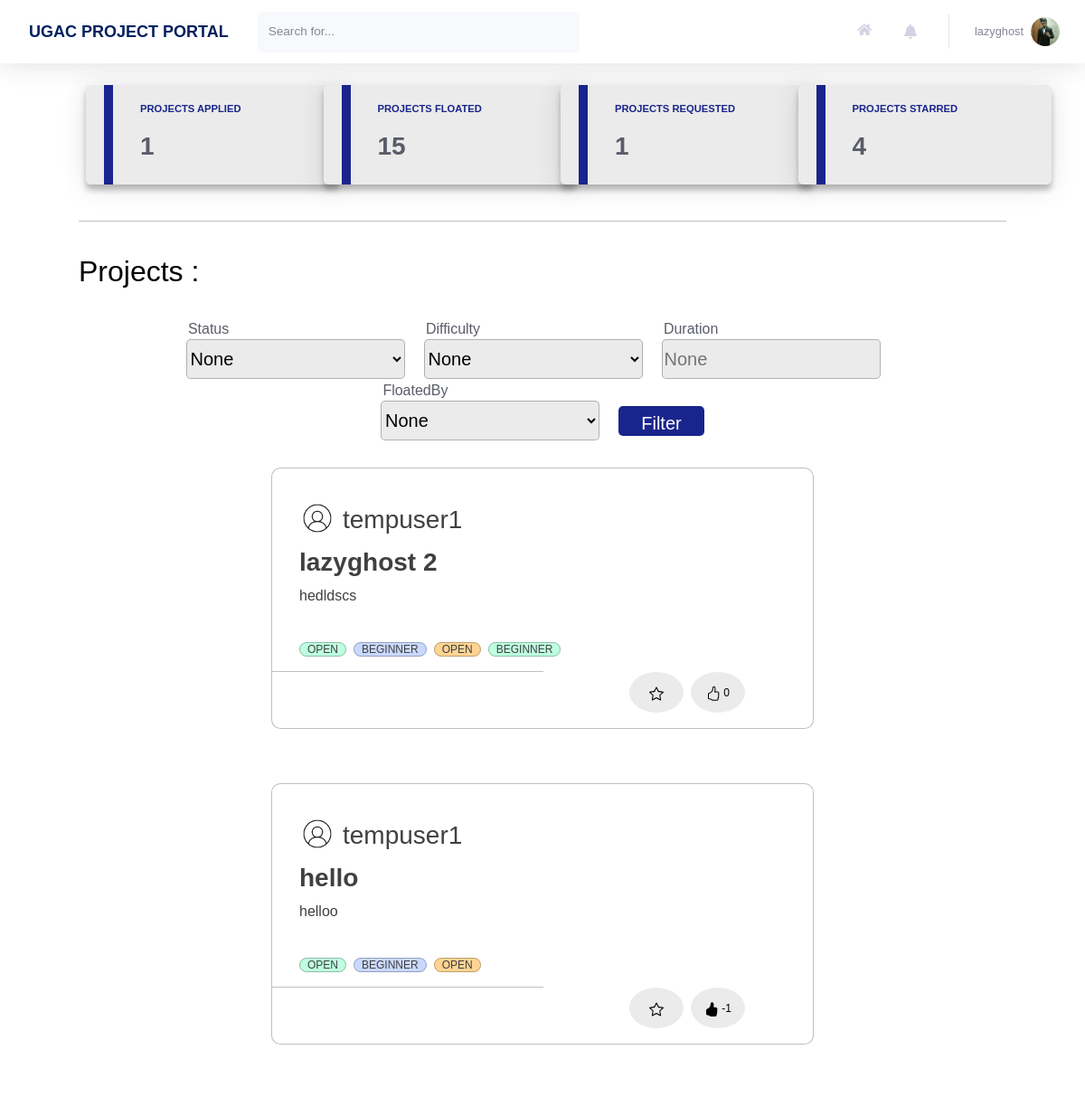
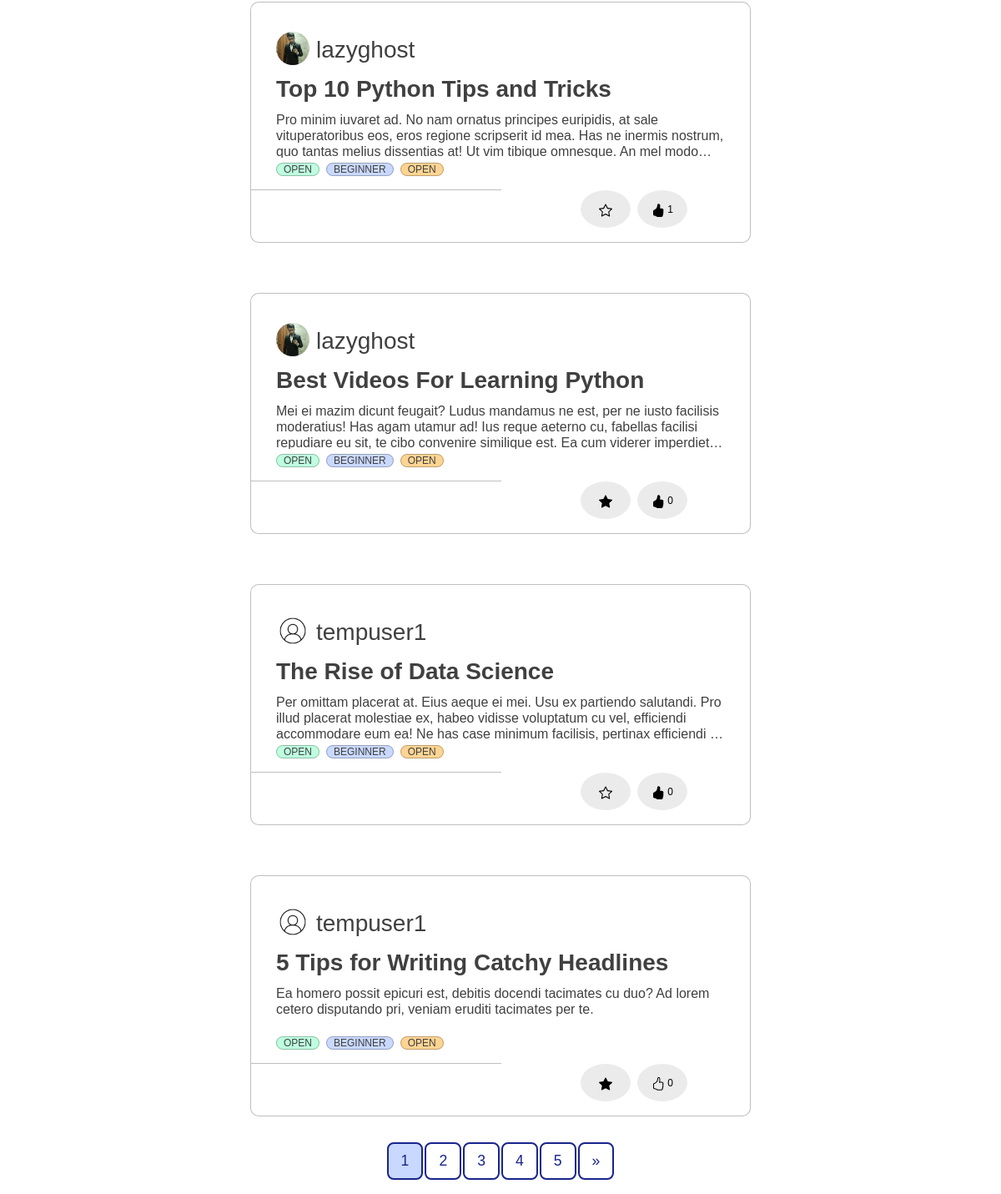
Before: / (signed in) with the older database file (2 pictures, top to bottom).
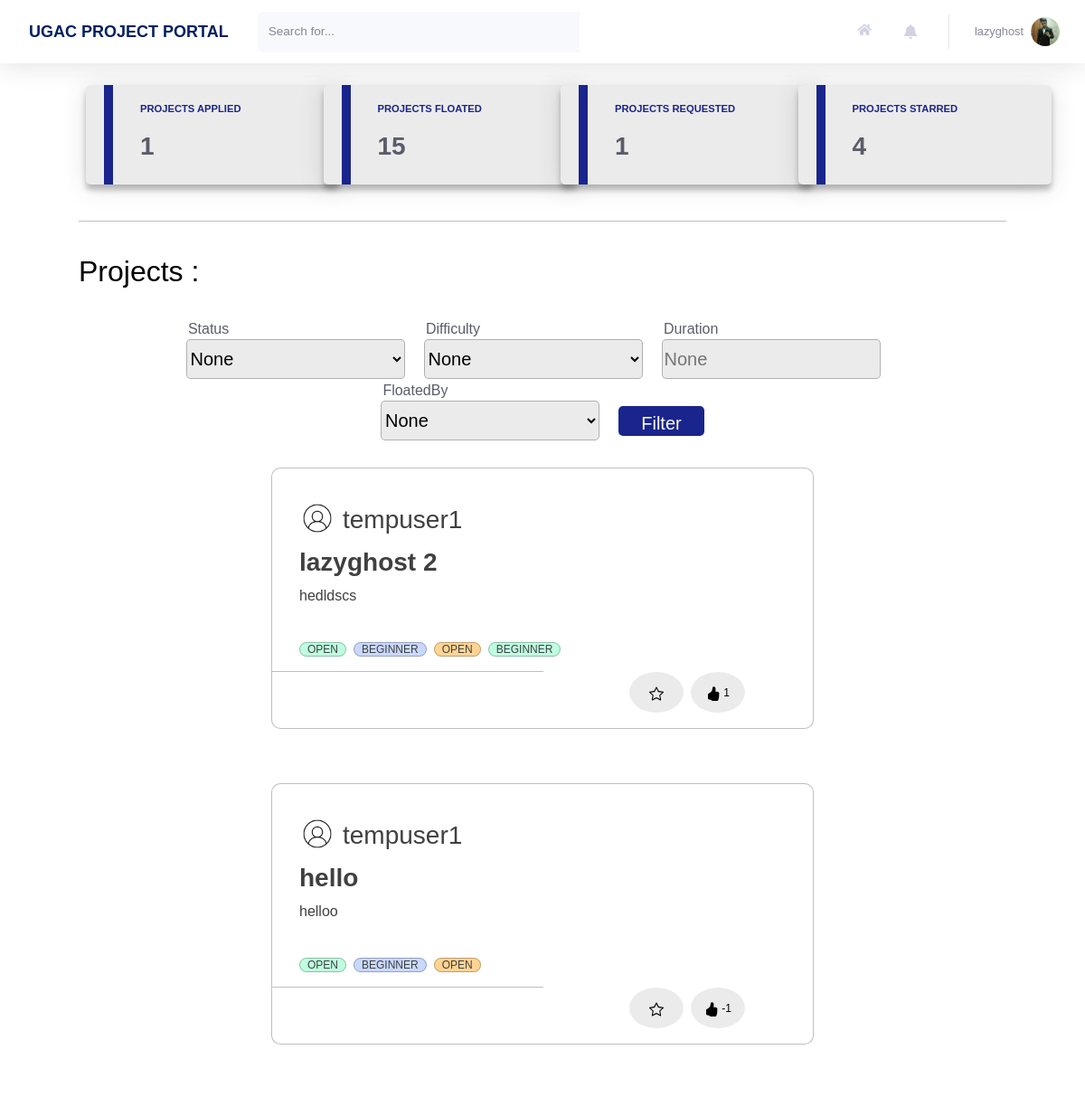
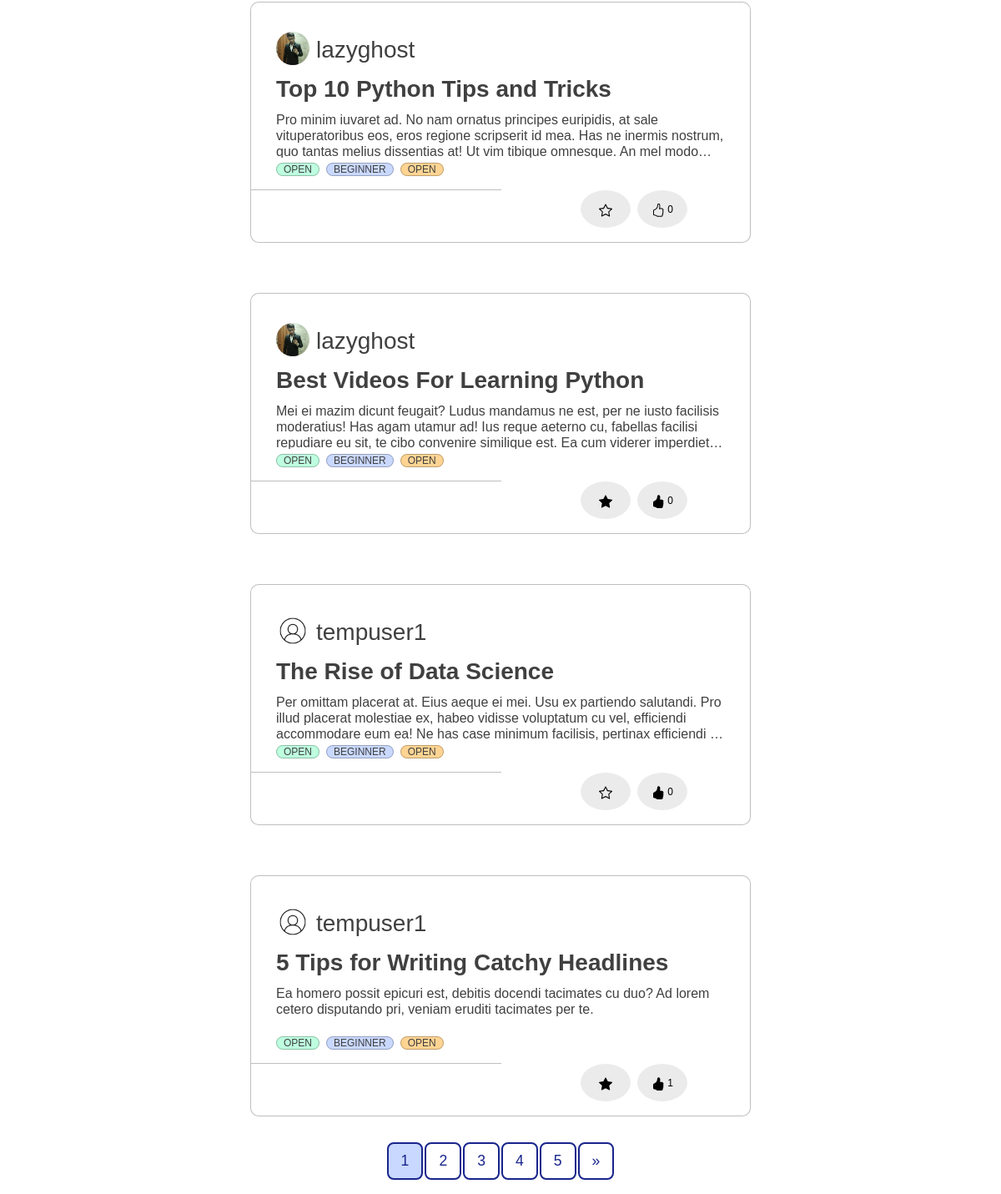
After: the same page with the newer database file (2 pictures, top to bottom).
### home/models.py (models this page shows, shortened)
class Project(models.Model):
    Title = models.CharField(max_length=30)
    Description = models.TextField()
    FloatedBy = models.ForeignKey(User, on_delete=models.CASCADE,related_name="FloatedBy")
    Mentors = models.ManyToManyField(User,related_name='Mentors')
    Status = models.CharField(max_length=10, choices=STATUS_CHOICES, default='Open')
    OpenedFor = models.CharField(max_length=300)
    Difficulty = models.CharField(max_length=15, choices=DIFFICULTY_CHOICES, default='Beginner')
    PreRequisite = models.TextField()
    Tags = models.ManyToManyField(Tag, related_name='Tags')
    Duration = models.CharField(max_length=30)
    DatePosted = models.DateTimeField(default = timezone.now)
    SelectionCriteria = models.TextField()
    MailNotification = models.CharField(max_length=5, choices=NOTIFICATION_CHOICES,default='On')
    ApplyRequest = models.ManyToManyField(User, related_name='ApplyRequest', blank = True)
    AlreadyApplied = models.ManyToManyField(User, related_name='AlreadyApplied', blank = True)
    Likes = models.IntegerField(default=0)

### users/models.py (models this page shows, shortened)
class Profile(models.Model):
    user = models.OneToOneField(User, on_delete=models.CASCADE)
    image = models.ImageField(default = 'default.jpg', upload_to='profile_pics', blank=True)
    rollno = models.CharField(max_length=10)
    year = models.CharField(max_length=30, choices = YEAR_CHOICES)
    branch = models.CharField(max_length=30, choices = BRANCH_CHOICES)
    techskills = models.TextField()
    starred_projects = models.ManyToManyField(Project, related_name='starred_projects', blank = True)
    liked_projects = models.ManyToManyField(Project, related_name='liked_projects', blank = True)
    cv = models.FileField(blank = True, upload_to='resumes')

### home/views.py (the view)
# urls.py: path('',views.main, name = 'home'),
@login_required
def main(request):
    projects = get_filtered_projects(request)
    if request.method == "POST" and request.POST['search']!="":
        projects = get_searched_projects(request)
    if request.GET.get('tag')!=None:
        projects = get_tagged_projects(request)
    projects = get_paginated_projects(request, projects)
    projects_id = get_projects_id(request)
    context = {
        'title': 'Home',
        'users':User.objects.all(),
        'users_html':serialize("json", User.objects.all()),
        'projects': projects,
        'projects_id': projects_id,
        'notifications': Notification.objects.filter(user = request.user).order_by('-time'),
    }
    return render(request, 'home/main.html', context)

### functions.py (called while the page is built)
def get_filtered_projects(request):
    all_projects = Project.objects.all().order_by('-DatePosted')
    myFilter = ProjectFilter(request.GET,queryset=all_projects)
    filtered_projects= myFilter.qs
    return filtered_projects

def get_paginated_projects(request, projects):
    page = request.GET.get('page', 1)
    paginator = Paginator(projects, 6)
    try:
        paginated_projects = paginator.page(page)
    except PageNotAnInteger:
        paginated_projects = paginator.page(1)
    except EmptyPage:
        paginated_projects = paginator.page(paginator.num_pages)
    return paginated_projects

### home/models.py (called while the page is built)
    def __str__(self):
        return f"{self.Title}"

### home/templates/home/main.html (shortened to what the changed rows need)
{% extends 'home/base.html' %}
{% load static %}
{% load crispy_forms_tags %}
{% block customStylesheets %}
<link rel="stylesheet" type="text/css" href="{% static 'home/main.css' %}">
{% endblock customStylesheets %}
{% block content %}
{% block mainContentBlock %}
<div class="project_cards">
    {% block headingBlock %}
    <h2 style="padding-top: 20px;">Projects :</h2>
    {% endblock headingBlock %}
    <br>
    {% block allProjectsBlock %}
    <div class="justify-content-center" style="display: flex; flex-wrap: wrap;" id="all-projects">
        {% for project in projects %}
            <div id="projectNumber{{ project.id }}">
                <div class = "blog-container" style="flex: 1 0 45%; margin: 30px; width: 600px; height: 289px; max-width: 600px;">
                    <div class="blog-header" style="display: flex; flex-wrap: wrap;">
                        <div class="blog-author--no-cover" style="background:url('{{project.FloatedBy.profile.image.url}}');background-size: cover; border-radius: 50%; display: inline-block;height: 40px;margin-right: 0.5rem;background-position: center;top: 8px;width: 40px; top: 27px; left: 28px; margin-top: 5px; ">
                        </div>
                        <span style="flex: 1 0 45%; ">
                            <h3 style="margin-top: 10px; color:#858796;"><a href="{% url 'profile' project.FloatedBy.id %}">{{project.FloatedBy}}</a></h3>
                        </span>
                    </div>
                    <div class="blog-body">
                        <div class="blog-title demo-a">
                            <h1><a href="/project/?project_id={{project.id}}">{{ project.Title }}</a></h1>
                        </div>
                        <div class="blog-summary demo-2">
                            <p>{{project.Description}}</p>
                        </div>
                        <div class="blog-tags">
                            <ul>
                                <li><a>{{project.Status}}</a></li>
                                <li><a>{{project.Difficulty}}</a></li>
                                {% for tag in project.Tags.all %}
                                    {% if tag %}
                                            <li>
                                                <a href="/?tag={{tag}}">{{ tag }}</a>
                                            </li>
                                    {% endif %}
                                {% endfor %}
                            </ul>
                        </div>
                    </div>
                    <hr style="width: 300px; border-top: 1px solid rgba(0, 0, 0, 0.25); margin-left: 0px; margin-bottom: 0px;">
                    <div class="blog-footer">
                        <ul>
                            <li>
                                {% if project.id not in projects_id.4 %}
                                    <button class="btn btn-primary btn-user btn-block task" style="margin-left: 430px; width: 60px;" task = "Star" project_id={{project.id}} page_number={{projects.number}}>
                                    </button>
                                {% else %}
                                    <button class="btn btn-primary btn-user btn-block task" style="margin-left: 430px; width: 60px;" task = "Unstar" project_id={{project.id}} page_number={{projects.number}}>
                                    </button>
                                {% endif %}
                            </li>
                            <li>
                                {% if project.id not in projects_id.1 %}
                                    <button class="btn btn-primary btn-user btn-block task" style="margin-right: 75px; width: 60px;" task = "Like" project_id={{project.id}} page_number={{projects.number}}>
                                    {{project.Likes}}
                                    </button>
                                {% else %}
                                    <button class="btn btn-primary btn-user btn-block task" style="margin-right: 75px; width: 60px;" task = "Unlike" project_id={{project.id}} page_number={{projects.number}}>
                                    {{project.Likes}}
                                    </button>
                                {% endif %}
                            </li>
                        </ul>
                    </div>
                </div>
            </div>
        {% endfor %}
    </div>
    {% endblock allProjectsBlock %}
    {% endblock mainContentBlock %}
    {% endblock content %}

Changed rows visible on the page:
changed Project "lazyghost 2": Likes "0" → "1"
changed Project "Top 10 Python Tips and Tricks": Likes "1" → "0"
changed Project "5 Tips for Writing Catchy Headlines": Likes "0" → "1"
